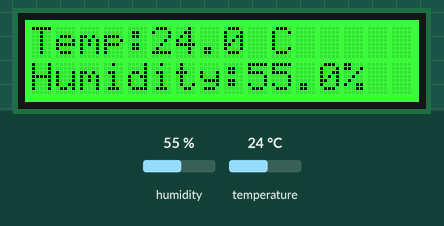
Bench run of a program on a simulated Raspberry Pi (BCM pin numbers) with a GrovePi. Parts: 16×2 character LCD. Inputs (shaded band) come from the test bench; at power-on: humidity 55 %, temperature 24 °C. What the program prints to the terminal is not drawn.

Above: at 1.2 s.
1.3 s: humidity set to 22 %
At 3.2 s:
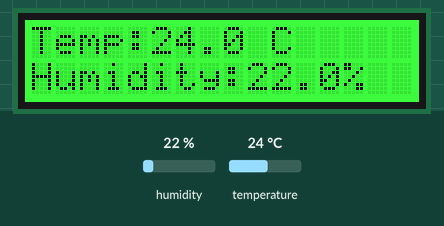
4.5 s: temperature set to 12 °C
At 6.6 s:
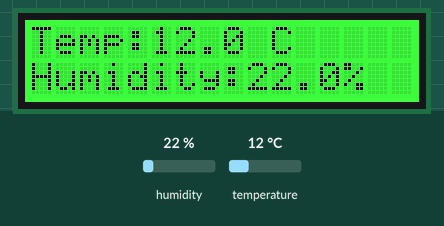
7.7 s: humidity set to 40 %
At 11.1 s:
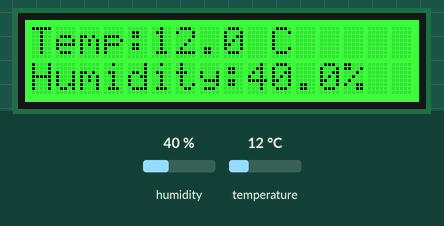
11.5 s: temperature set to 19 °C
At 13.3 s:
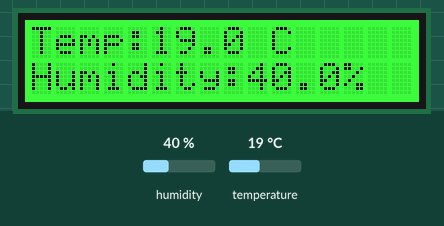
Timing chart, 0 to 14.8 s (numbered marks = the images above; inputs shaded):
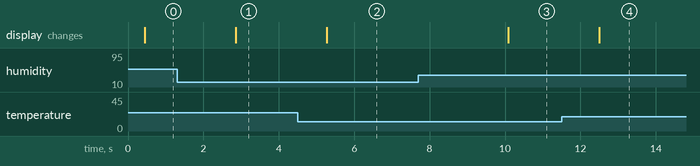

Measured:
- after the input at 1.3 s, the display: changes after 1.6 s (image 1)
- after the input at 4.5 s, the display: changes after 0.77 s (image 2)
- after the input at 7.7 s, the display: changes after 2.4 s (image 3)
- after the input at 11.5 s, the display: changes after 1.0 s (image 4)

The program:

5.DHT11.py
```python
from grovepi import *
from grove_rgb_lcd import *
import time

dht_sensor_port = 7
dht_sensor_type = 0 # 0 for DHT11 and 1 for DHT22

setRGB(0,255,0)

while True:
    [ t,h ] = dht(dht_sensor_port,dht_sensor_type)
    print(f"Temp:{t} C Humidity:{h}%")
    setText_norefresh(f"Temp:{t} C\nHumidity:{h}%")
    time.sleep(2)
```
